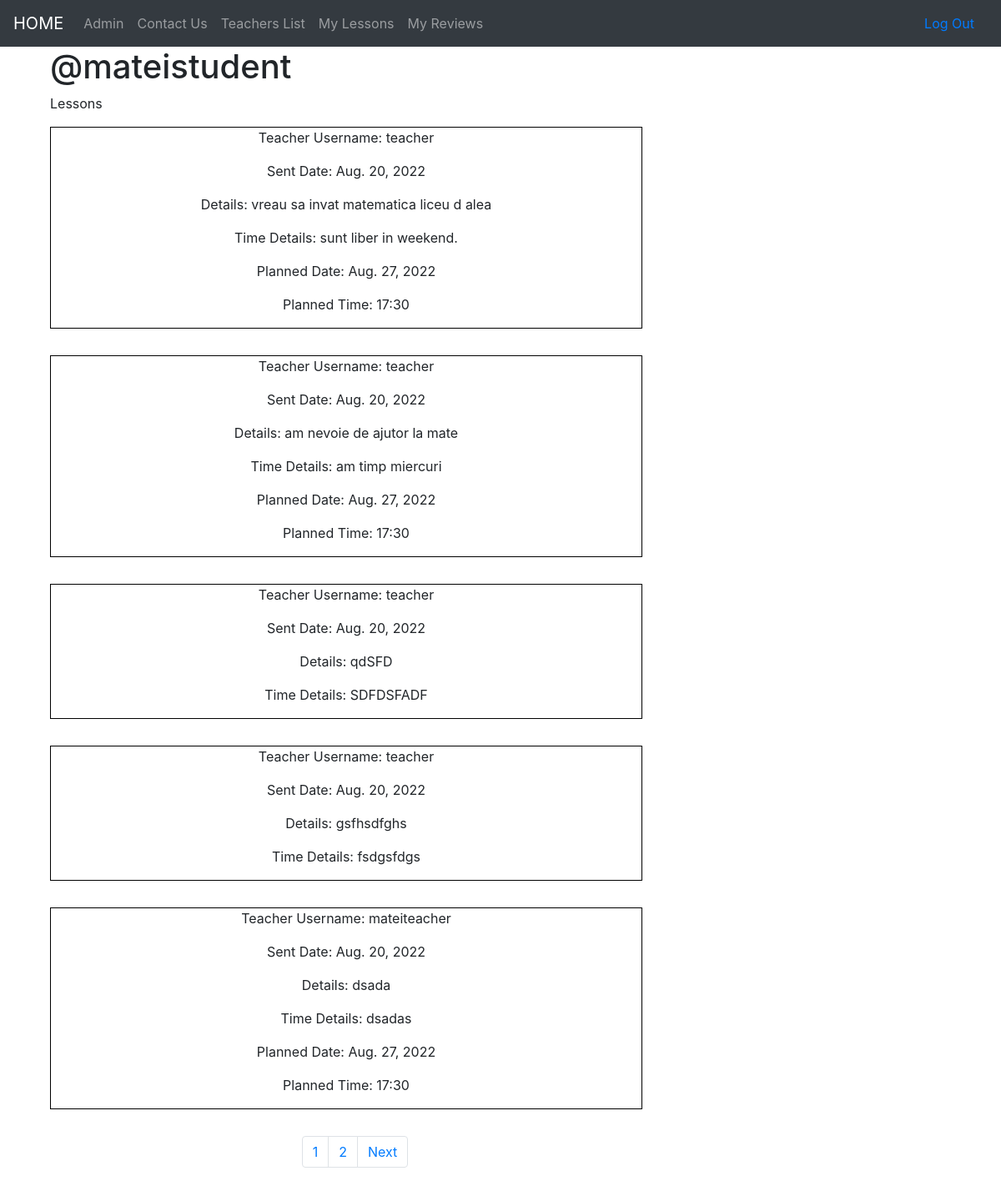
The page /lessons/s/8/ (signed in) on the database as committed earlier.
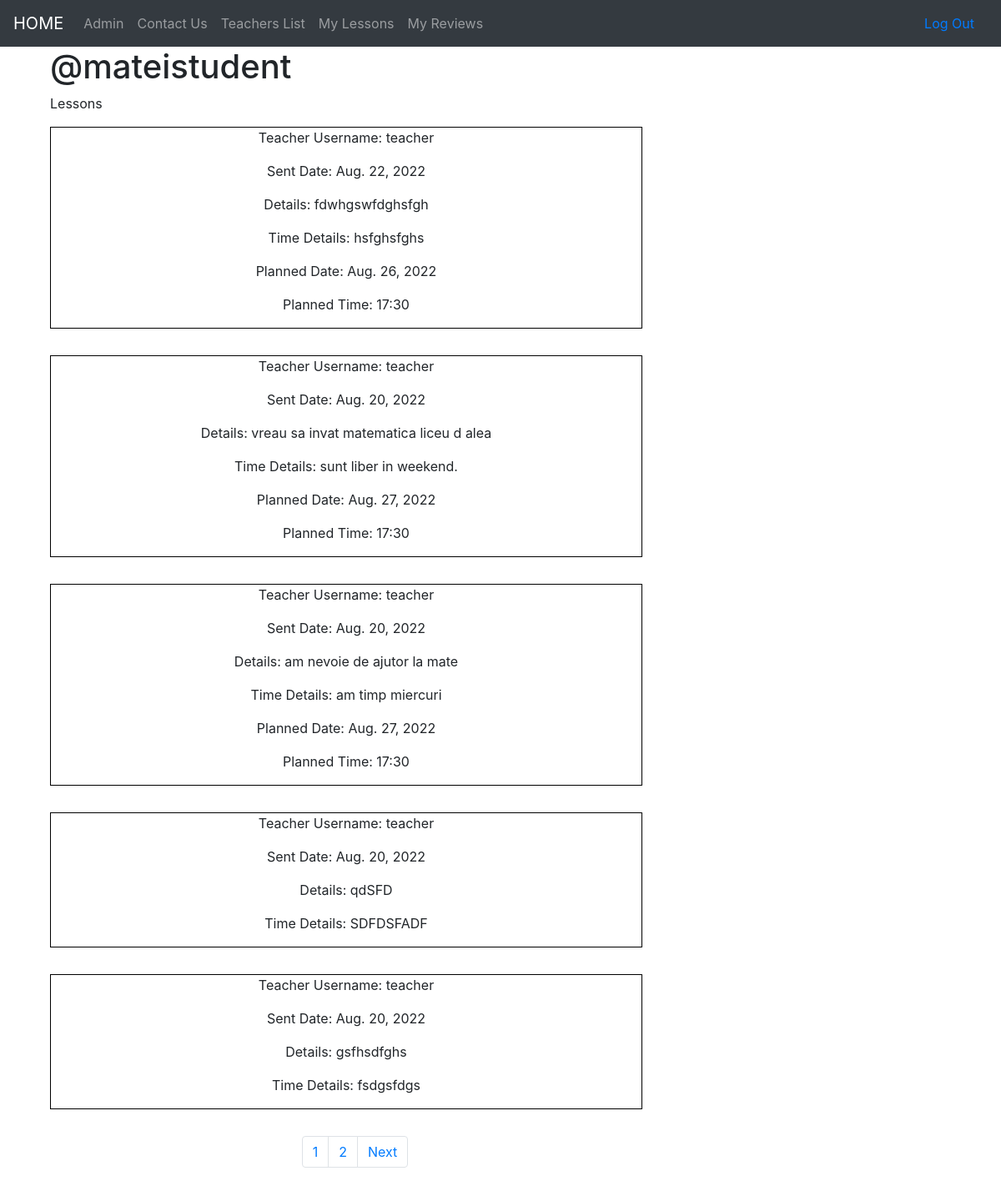
The same page on the database as committed later.
### lessons/models.py (models this page shows, shortened)
class Lesson(models.Model):
    user = models.ForeignKey(User, on_delete=models.CASCADE)
    teacher = models.ForeignKey(Teacher, on_delete=models.CASCADE, null=True)
    sent_date = models.DateField(auto_now_add=True)
    accepted = models.BooleanField(default=False)
    planned_date = models.DateField(auto_now_add=False, null=True, blank=True)
    planned_time = models.CharField(max_length=164, null=True, blank=True)
    description = models.TextField()
    time_description = models.TextField(default="Sunt liber oricand.")
    class Meta:
        ordering = ["-sent_date"]

### accounts/models.py (models this page shows, shortened)
class Teacher(models.Model):
    user = models.OneToOneField(User, on_delete=models.CASCADE, primary_key=True)
    subject = models.ForeignKey(Subject, on_delete=models.SET_NULL, null=True)
    price = models.IntegerField(default=100)

class User(AbstractUser):
    phone_number = models.CharField(max_length=10,blank=False, validators=[phone_number_validator], unique=True)
    email = models.EmailField(unique=True)
    is_student = models.BooleanField(default=False)
    is_teacher = models.BooleanField(default=False)

### lessons/views.py (the view)
# urls.py: path('s/<int:pk>/', views.StudentLessons.as_view(), name='student_lessons'),
class StudentLessons(generic.ListView):
    model = Lesson
    template_name = 'lessons/student_lessons_list.html'
    paginate_by = 5
    def get_queryset(self):
        queryset = super(StudentLessons, self).get_queryset()
        queryset = queryset.filter(user=self.request.user)
        return queryset
    def get_context_data(self,**kwargs):
        context = super().get_context_data(**kwargs)
        context['user'] = self.request.user
        return context

### lessons/templates/lessons/student_lessons_list.html
{% extends "base.html" %}
{% block content %}
    <div class="col-md-4">
        <h1>@{{ user.username }}</h1>
        <p>Lessons</p>
    </div>
    <div class="col-md-8">
        {% for lesson in object_list  %}
            {% include "lessons/_student_lesson.html" %}
        {% endfor %}
        {% include "_pagination.html" %}
    </div>
{% endblock %}

### lessons/templates/lessons/_student_lesson.html
<div class="lessons_list_div">
    <p>Teacher Username: {{ lesson.teacher.user.username }}</p>
    <p>Sent Date: {{ lesson.sent_date }}</p>
    <p>Details: {{ lesson.description }}</p>
    <p>Time Details: {{ lesson.time_description }}</p>
    {% if lesson.accepted %}
        <p>Planned Date: {{ lesson.planned_date }}</p>
        <p>Planned Time: {{ lesson.planned_time }}</p>
    {% endif %}
</div>

Rows that differ between the two databases and show on the page:
no longer on this page (row unchanged): Lesson: teacher.user.username "mateiteacher", sent_date "Aug. 20, 2022", description "dsada", time_description "dsadas", planned_date "Aug. 27, 2022", planned_time "17:30"
added Lesson: teacher.user.username "teacher", sent_date "Aug. 22, 2022", description "fdwhgswfdghsfgh", time_description "hsfghsfghs", planned_date "Aug. 26, 2022", planned_time "17:30"
